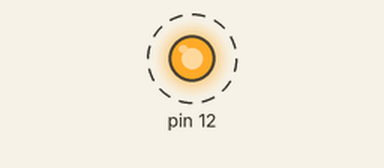
Bench run of a program on a simulated Raspberry Pi (header pin numbers). On the bench: output pins drawn as LEDs (lit = HIGH). Dashed ring = blinking. What the program prints to the terminal is not drawn.

Above: at 0.5 s.
Timing chart, 0 to 4.6 s (numbered marks = the images above):
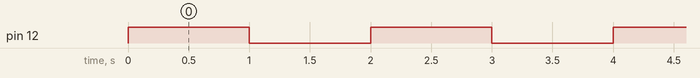

The program:

led_board.py
```python
#Menggunakan BOARD
import RPi.GPIO as GPIO
import time
GPIO.setmode(GPIO.BOARD)
GPIO.setup(12,GPIO.OUT, initial=GPIO.LOW)
try :
    while True :
       print ("LED on")
       GPIO.output(12,GPIO.HIGH)
       time.sleep(1)#satuannya detik
       print ("LED off")
       GPIO.output(12,GPIO.LOW)
       time.sleep(1)
finally :
    GPIO.cleanup()
```

Measured:
- by itself, pin 12: alternates HIGH for 1.0 s and LOW for 1.0 s
